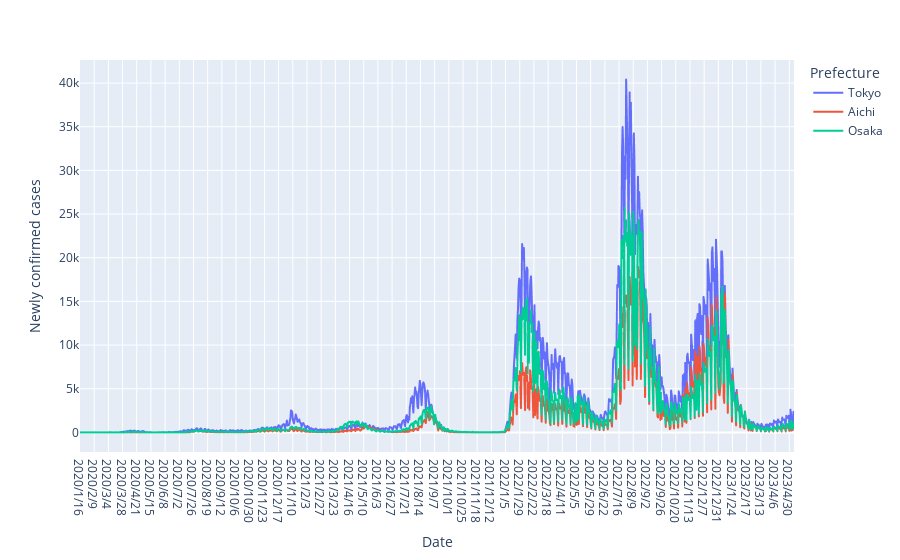

Source (notebook cell):
### Markdown cell above
#### minimum
最低限構成で描画してもかなりサマになる。横幅を目いっぱい使うのがPlotly流。

### Code cell
import plotly.express as px
fig = px.line(data,
              x = "Date",
              y = "Newly confirmed cases",
              color= "Prefecture",
             )
fig.show()

### Figure 1 — Plotly figure (JSON) as saved in the notebook; plotly's stock layout.template omitted (floating-point values rounded to 4 significant figures; data arrays with more than 128 entries replaced by an {"elided": "..."} marker saying what was removed)
{"data": [{"hovertemplate": "Prefecture=Tokyo<br>Date=%{x}<br>Newly confirmed cases=%{y}<extra></extra>", "legendgroup": "Tokyo", "line": {"color": "#636efa", "dash": "solid"}, "marker": {"symbol": "circle"}, "mode": "lines", "name": "Tokyo", "showlegend": true, "type": "scattergl", "x": {"elided": "1209 str values"}, "xaxis": "x", "y": {"elided": "1209 int values"}, "yaxis": "y"}, {"hovertemplate": "Prefecture=Aichi<br>Date=%{x}<br>Newly confirmed cases=%{y}<extra></extra>", "legendgroup": "Aichi", "line": {"color": "#EF553B", "dash": "solid"}, "marker": {"symbol": "circle"}, "mode": "lines", "name": "Aichi", "showlegend": true, "type": "scattergl", "x": {"elided": "1209 str values"}, "xaxis": "x", "y": {"elided": "1209 int values"}, "yaxis": "y"}, {"hovertemplate": "Prefecture=Osaka<br>Date=%{x}<br>Newly confirmed cases=%{y}<extra></extra>", "legendgroup": "Osaka", "line": {"color": "#00cc96", "dash": "solid"}, "marker": {"symbol": "circle"}, "mode": "lines", "name": "Osaka", "showlegend": true, "type": "scattergl", "x": {"elided": "1209 str values"}, "xaxis": "x", "y": {"elided": "1209 int values"}, "yaxis": "y"}], "layout": {"legend": {"title": {"text": "Prefecture"}, "tracegroupgap": 0}, "margin": {"t": 60}, "xaxis": {"anchor": "y", "domain": [0, 1], "title": {"text": "Date"}}, "yaxis": {"anchor": "x", "domain": [0, 1], "title": {"text": "Newly confirmed cases"}}}}
